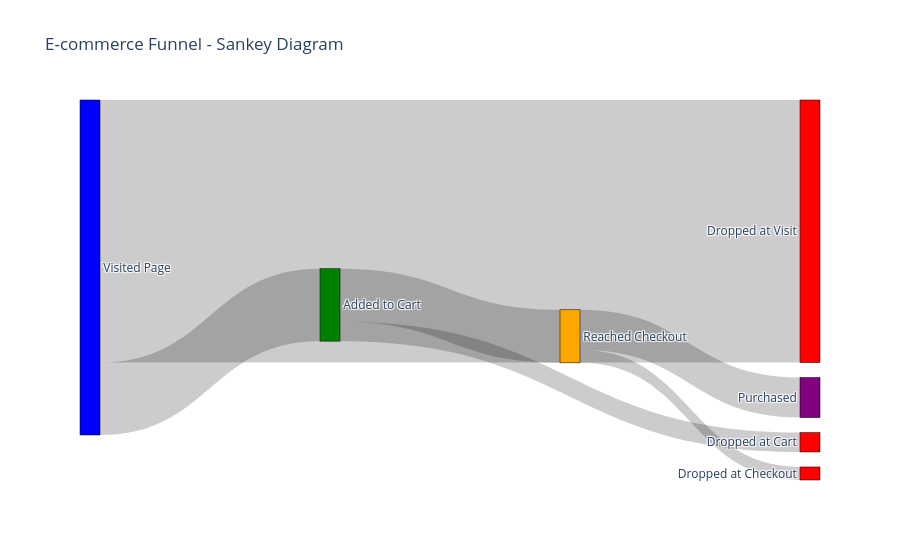

Source (notebook cell):
### Markdown cell above
## <font color = 'cornflowerblue'> Sankey Diagram

### Code cell
# Calculate the flow values for the Sankey diagram
total_visits = len(all_data)
visited_to_cart = all_data.cart_time.notnull().sum()
visited_no_cart = total_visits - visited_to_cart
cart_to_checkout = all_data.checkout_time.notnull().sum()
cart_no_checkout = visited_to_cart - cart_to_checkout
checkout_to_purchase = all_data.purchase_time.notnull().sum()
checkout_no_purchase = cart_to_checkout - checkout_to_purchase

# Create Sankey diagram
fig = go.Figure(data=[go.Sankey(
    node=dict(
        pad=15,
        thickness=20,
        line=dict(color="black", width=0.5),
        label=["Visited Page", "Added to Cart", "Reached Checkout", "Purchased", "Dropped at Visit", "Dropped at Cart", "Dropped at Checkout"],
        color=["blue", "green", "orange", "purple", "red", "red", "red"]
    ),
    link=dict(
        source=[0, 0, 1, 1, 2, 2],  # indices correspond to labels
        target=[1, 4, 2, 5, 3, 6],
        value=[visited_to_cart, visited_no_cart, cart_to_checkout, cart_no_checkout, checkout_to_purchase, checkout_no_purchase]
    )
)])

fig.update_layout(title_text="E-commerce Funnel - Sankey Diagram", font_size=12)
fig.show()

### Figure 1 — Plotly figure (JSON) as saved in the notebook; plotly's stock layout.template omitted (floating-point values rounded to 4 significant figures)
{"data": [{"link": {"source": [0, 0, 1, 1, 2, 2], "target": [1, 4, 2, 5, 3, 6], "value": [456, 1652, 334, 122, 252, 82]}, "node": {"color": ["blue", "green", "orange", "purple", "red", "red", "red"], "label": ["Visited Page", "Added to Cart", "Reached Checkout", "Purchased", "Dropped at Visit", "Dropped at Cart", "Dropped at Checkout"], "line": {"color": "black", "width": 0.5}, "pad": 15, "thickness": 20}, "type": "sankey"}], "layout": {"font": {"size": 12}, "title": {"text": "E-commerce Funnel - Sankey Diagram"}}}
